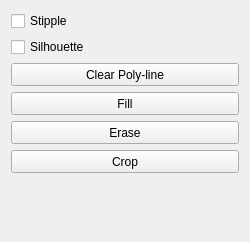
       <widget class="QWidget" name="tab_3" >
        <property name="geometry" >
         <rect>
          <x>0</x>
          <y>0</y>
          <width>250</width>
          <height>242</height>
         </rect>
        </property>
        <attribute name="title" >
         <string>Polyl-Line</string>
        </attribute>
        <layout class="QVBoxLayout" name="verticalLayout_5" >
         <item>
          <widget class="QCheckBox" name="checkBox" >
           <property name="layoutDirection" >
            <enum>Qt::LeftToRight</enum>
           </property>
           <property name="text" >
            <string>Stipple</string>
           </property>
          </widget>
         </item>
         <item>
          <widget class="QCheckBox" name="checkBox_3" >
           <property name="layoutDirection" >
            <enum>Qt::LeftToRight</enum>
           </property>
           <property name="text" >
            <string>Silhouette</string>
           </property>
          </widget>
         </item>
         <item>
          <widget class="QToolButton" name="toolButton" >
           <property name="sizePolicy" >
            <sizepolicy vsizetype="Fixed" hsizetype="Expanding" >
             <horstretch>0</horstretch>
             <verstretch>0</verstretch>
            </sizepolicy>
           </property>
           <property name="minimumSize" >
            <size>
             <width>0</width>
             <height>23</height>
            </size>
           </property>
           <property name="text" >
            <string>Clear Poly-line</string>
           </property>
          </widget>
         </item>
         <item>
          <widget class="QToolButton" name="toolButton_2" >
           <property name="sizePolicy" >
            <sizepolicy vsizetype="Fixed" hsizetype="Expanding" >
             <horstretch>0</horstretch>
             <verstretch>0</verstretch>
            </sizepolicy>
           </property>
           <property name="minimumSize" >
            <size>
             <width>0</width>
             <height>23</height>
            </size>
           </property>
           <property name="text" >
            <string>Fill</string>
           </property>
          </widget>
         </item>
         <item>
          <widget class="QToolButton" name="toolButton_3" >
           <property name="sizePolicy" >
            <sizepolicy vsizetype="Fixed" hsizetype="Expanding" >
             <horstretch>0</horstretch>
             <verstretch>0</verstretch>
            </sizepolicy>
           </property>
           <property name="minimumSize" >
            <size>
             <width>80</width>
             <height>23</height>
            </size>
           </property>
           <property name="text" >
            <string>Erase</string>
           </property>
          </widget>
         </item>
         <item>
          <widget class="QToolButton" name="toolButton_4" >
           <property name="sizePolicy" >
            <sizepolicy vsizetype="Fixed" hsizetype="Expanding" >
             <horstretch>0</horstretch>
             <verstretch>0</verstretch>
            </sizepolicy>
           </property>
           <property name="minimumSize" >
            <size>
             <width>80</width>
             <height>23</height>
            </size>
           </property>
           <property name="text" >
            <string>Crop</string>
           </property>
          </widget>
         </item>
         <item>
          <spacer name="verticalSpacer_6" >
           <property name="orientation" >
            <enum>Qt::Vertical</enum>
           </property>
           <property name="sizeHint" stdset="0" >
            <size>
             <width>20</width>
             <height>40</height>
            </size>
           </property>
          </spacer>
         </item>
        </layout>
       </widget>
